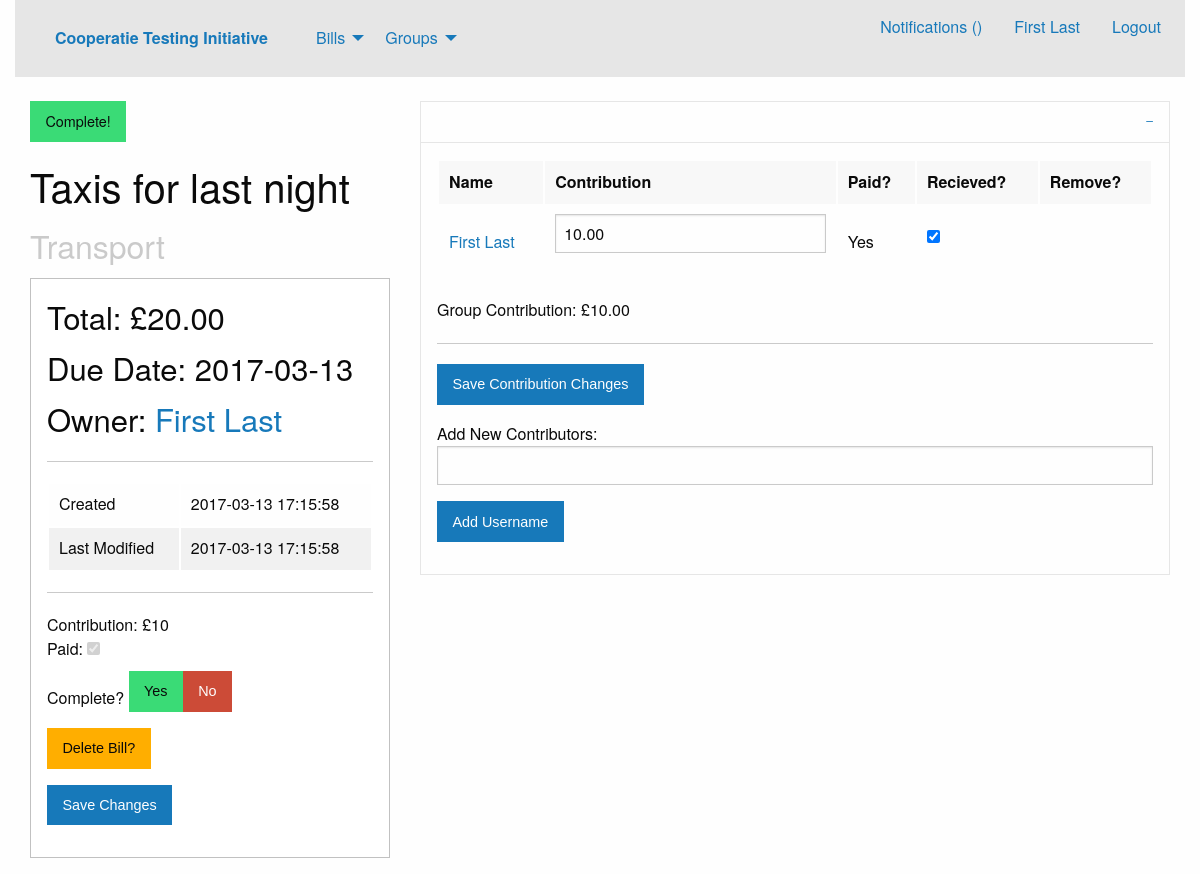
The app's page /viewBill.php?bid=3 (signed in) with its own data.
### tables this page shows
CREATE TABLE users
(
	userID INTEGER NOT NULL UNIQUE PRIMARY KEY AUTOINCREMENT,
	username VARCHAR(30) NOT NULL UNIQUE,
	realname VARCHAR(30) NOT NULL,
	pass VARCHAR(50) NOT NULL,
	salt VARCHAR(50) NOT NULL,
	email VARCHAR(50) NOT NULL UNIQUE,
	createTS TIMESTAMP DEFAULT CURRENT_TIMESTAMP,
	lastlogTS TIMESTAMP DEFAULT CURRENT_TIMESTAMP
);

CREATE TABLE bills
(
	billID INTEGER NOT NULL UNIQUE PRIMARY KEY AUTOINCREMENT,
	name VARCHAR(50) NOT NULL,
	total DOUBLE NOT NULL,
	typeID INTEGER NOT NULL DEFAULT 1,
	createTS TIMESTAMP DEFAULT CURRENT_TIMESTAMP,
	editTS TIMESTAMP DEFAULT CURRENT_TIMESTAMP,
	dueTS TIMESTAMP NOT NULL DEFAULT CURRENT_DATE,
	complete BOOLEAN NOT NULL DEFAULT FALSE,
	FOREIGN KEY(typeID) REFERENCES billTypes(typeID)
);

CREATE TABLE billTypes
(
	typeID INTEGER NOT NULL UNIQUE PRIMARY KEY AUTOINCREMENT,
	typename VARCHAR(30) NOT NULL,
	icon VARCHAR(50)
);

CREATE TABLE billContributors
(
	billID INTEGER NOT NULL,
	userID INTEGER NOT NULL,
	groupID INTEGER DEFAULT 0,
	owner BOOLEAN NOT NULL DEFAULT FALSE,
	ammount DOUBLE NOT NULL DEFAULT 0,
	paid BOOLEAN NOT NULL DEFAULT FALSE,
	recieved BOOLEAN NOT NULL DEFAULT FALSE,
	PRIMARY KEY(billID, userID),
	FOREIGN KEY(billID) REFERENCES bills(billID),
	FOREIGN KEY(userID) REFERENCES users(userID),
	FOREIGN KEY(groupID) REFERENCES groups(groupID)
);

### database.php (called while the page is built, shortened)
<?php
class Database {
	private $database;
	function __construct() {
		$this->database = $this->getConnection();
	}
	function prepare($query) {
		return $this->database->prepare($query);
	}
	private function getConnection() {
		$conn = new SQLite3('bill.db');
		return $conn;
	}
}
?>

### viewBill.php (the view, shortened to what this page needs)
<?php session_start();
$uid = $_SESSION["uid"];
?>
<?php require "header.php"?>
<?php
	$bid = $_GET["bid"];
	$db = new Database();
	$editBill = false;
	$stmt = $db->prepare("SELECT owner FROM billContributors
		WHERE userID = :uid AND billID = :bid");
	$stmt->bindValue(":bid", $bid, SQLITE3_INTEGER);
	$stmt->bindValue(":uid", $uid, SQLITE3_INTEGER);
	$result = $stmt->execute();
	$check = $result->fetchArray();
	if(!empty($check)) {
		if ($check["owner"] != 0) $editBill = true;
	}
	$stmt = $db->prepare("SELECT * FROM bills
		INNER JOIN billTypes ON bills.typeID = billTypes.typeID
		INNER JOIN billContributors ON billContributors.billID = bills.billID
		WHERE bills.billID = :bid AND billContributors.userID = :uid");
	$stmt->bindValue(":bid", $bid, SQLITE3_INTEGER);
	$stmt->bindValue(":uid", $uid, SQLITE3_INTEGER);
	$result = $stmt->execute();
	$billData = $result->fetchArray();
	if ($billData["complete"] != 0)
		$complete = '<span class="button success">Complete!</span> ';
	else
		$complete = '<span class="button alert">Incomplete</span> ';
	$stmt = $db->prepare("SELECT users.userID, users.realname FROM users
		INNER JOIN billContributors ON billContributors.userID = users.userID
		WHERE billContributors.billID = :bid AND billContributors.owner = 1");
	$stmt->bindValue(":bid", $bid, SQLITE3_INTEGER);
	$result = $stmt->execute();
	$ownerData = $result->fetchArray();
	echo '
	<div class="column large-4">
		'.$complete.'<h2>'.$billData["name"].'<br /><small>'.$billData["typename"].'</small></h2>
		<div class="callout">
			<h3>Total: £'.number_format($billData["total"], 2).'</h3>
			<h3>Due Date: '.$billData["dueTS"].'</h3>
			<h3>Owner: <a href="profile.php?uid='.$ownerData["userID"].'">'.$ownerData["realname"].'</a></h3>
			<hr />
			<table><tr><td>Created</td><td>'.$billData["createTS"].'</td></tr>
			<tr><td>Last Modified</td><td>'.$billData["editTS"].'</td></tr></table>
			<hr />
			<div id="controlPanel">
				<input type="hidden" id="curBill" value="'.$bid.'" />
				<input type="hidden" id="editBill" value="'.$editBill.'" />
				Contribution: £<span id="selfCon">'.$billData["ammount"].'</span><br />
				Paid: <input type="checkbox" name="selfPaid" ';
	if ($billData["paid"] != 0) echo 'checked ';
	if ($billData["recieved"] != 0) echo 'disabled ';
	echo '/><br />';
	if (!$editBill) echo '
				<button id="selfRemove" class="button alert">Remove Self</button><br />';
	else echo '
				Complete? <button id="completeYes" class="button success">Yes</button><button id="completeNo" class="button alert">No</button><br />
				<button id="dbill" class="button warning">Delete Bill?</button>
				<button id="dbyes" class="button alert dbbs" style="display:none">Delete Bill!</button>
				<button id="dbno" class="button dbbs" style="display:none">Never Mind</button><br />';
	echo'
				<button class="button">Save Changes</button>
			</div>
		</div>
	</div>';
	$stmt = $db->prepare("SELECT * FROM billContributors
	INNER JOIN users ON billContributors.userID = users.userID
	LEFT JOIN groups ON billContributors.groupID = groups.groupID
	WHERE billContributors.billID = :bid ORDER BY billContributors.groupID");
	$stmt->bindValue(":bid", $bid, SQLITE3_INTEGER);
	$result = $stmt->execute();
	$lgid = -1;
	echo '
	<div id="groupCollate" class="column large-8">
		<ul class="accordion" data-accordion data-multi-expand="true" data-allow-all-closed="true">';
	while ($user = $result->fetchArray()) {
		if ($lgid != $user["groupID"]) {
			echo '
			<li class="accordion-item is-active" data-accordion-item>
				<a href="#" class="accordion-title">'.$user["name"].'</a>
				<div class="accordion-content" data-tab-content>
					<table>
					<thead>
						<tr>
						<td>Name</td>
						<td>Contribution</td>
						<td>Paid?</td>
						<td>Recieved?</td>';
			if ($editBill) echo '
						<td>Remove?</td>';
			echo '
						</tr>
					</thead>
					<tbody>';
			$lgid = $user["groupID"];
		}
		if ($user["paid"] != 0) $paid = "Yes";
		else $paid = "No";
		$ammount = number_format($user["ammount"],2);
		echo '
						<tr id="'.$user["userID"].'">
						<td><a href="profile.php?uid='.$user["userID"].'">'.$user["realname"].'</a></td><td>';
		if ($editBill) echo '
						<input type="number" name="ammount" step="0.01" min="0" required value="'.$ammount.'"/>';
		else echo '
						<input type="hidden" value="'.$ammount.'" name="ammount"/>£'.$ammount;
		echo '
						</td><td>'.$paid.'</td>';
		if ($editBill) {
			echo '
						<td><input type="checkbox" name="recieve" ';
			if ($user["recieved"] != 0) echo 'checked ';
			if ($user["paid"] == 0) echo 'disabled ';
			echo '/></td>
						<td>';
			echo'
						</td>';
		} else {
			echo '
						<td>';
			if ($user["recieved"] != 0) echo 'Yes'; else echo 'No';
			echo '</td>';
		}
		echo '
						</tr>';
	}
	echo '
					</tbody>
					</table>
					Group Contribution: £<span class="groupContributionTally" id="gc-'.$lgid.'">0</span>';
	if ($editBill) {
		echo '
					<hr />
					<button class="saveConChanges button">Save Contribution Changes</button><br />
					<span class="saveConChangeMsg"></span>';
		if ($lgid == 0) echo '
					Add New Contributors:
					<div class="addcGen">';
		else echo '
					Add From Group:
					<div class="addG">';
		echo '
						<input type="text" name="username" pattern="[a-zA-Z0-9]+" maxlength="30" required />
						<button type="submit" class="button">Add Username</button>
						<input type="hidden" value="'.$lgid.'" name="gid" />
						<span class="errZone" style="display:none"></span>
					</div>';
	}
	echo '
				</div>
			</li>
		</ul>
	</div>';
?>
<?php require_once "footer.php"?>

### header.php (shortened to what this page needs)
<?php
require_once 'database.php';
$isLog = !empty($_SESSION["uid"]);
if ($isLog) {
	$db = new Database();
	$stmt = $db->prepare("SELECT realname FROM users WHERE userID = :uid");
	$stmt->bindValue(":uid", $_SESSION["uid"], SQLITE3_INTEGER);
	$result = $stmt->execute();
	$temp = $result->fetchArray();
	$name = $temp["realname"];
}
?>
<!DOCTYPE html>
<html class="no-js" lang="en" dir="ltr">
  <head>
    <link rel="stylesheet" href="css/foundation.css">
    <link rel="stylesheet" href="css/app.css">
  </head>
</head>
<body>
		<div class="large-12 columns row">
			<div class="top-bar">
				<div class="top-bar-left">
					<ul class="dropdown menu" data-dropdown-menu>
						<li class="menu-text"><a href="index.php">Cooperatie Testing Initiative</a></li>
						<li>
							<a href="bills.php">Bills</a>
						</li>
						<li>
							<a href="groups.php">Groups</a>
						</li>
					</ul>
				</div>
				<?php if ($isLog) echo '
				<input type="hidden" id="seshUser" value="'.$_SESSION["uid"].'" />
				<script>
				$(function() {
					var id = $("#seshUser").attr("value");
					function checkNoti() {
						$.post("getNotifications.php", {uid: id}, function(data, status) {
								$("#notinumber").html(data);
							});
						console.log("Checked");
					}
					checkNoti();
					setInterval(checkNoti, 2000);
				});
				</script>
				<div class="top-bar-right">
					<ul class="menu">
						<li><a href="notifications.php">Notifications (<span id="notinumber"></span>)</a></li>
						<li><a href="profile.php">'.$name.'</a></li>
						<li><a href="logout.php">Logout</a></li>
					</ul>
				</div>';?>
			</div>
	</div>
	<div class="row">
		<div class="columns large-12">

### records on screen
users: realname "First Last"
bills: name "Taxis for last night", typeID.typename "Transport", total "20.00", dueTS "2017-03-13", createTS "2017-03-13 17:15:58", editTS "2017-03-13 17:15:58", billcontributors.ammount "10"
billcontributors: recieved "☑", owner "Remove?", userID.realname "First Last", ammount "10.00", paid "Yes", paid "☑"

### other values on screen
$ownerData["realname"] "First Last"
